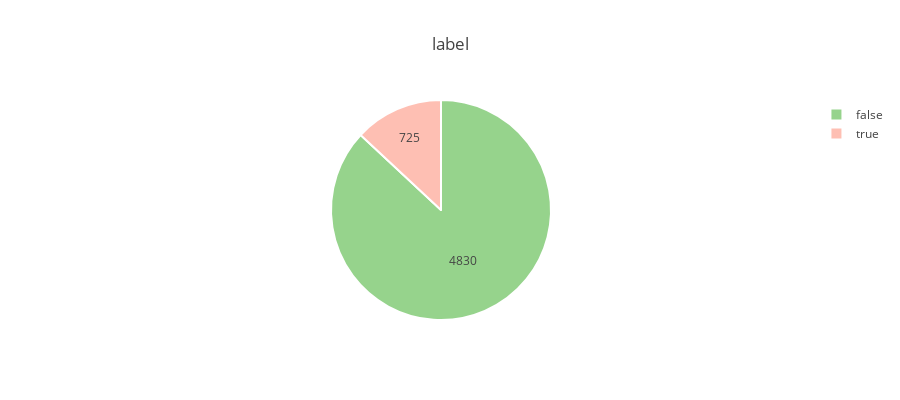

This figure's notebook cell:
### Code cell
y = df['label'].astype('uint8')
utils.exploreCat(df, 'label')

### Figure 1 — Plotly figure (JSON) as saved in the notebook; plotly's stock layout.template omitted (floating-point values rounded to 4 significant figures)
{"data": [{"hoverinfo": "all", "labels": [false, true], "marker": {"colors": ["#96D38C", "#FEBFB3"], "line": {"color": "#fff", "width": 2}}, "textfont": {"size": 12}, "textinfo": "value", "type": "pie", "uid": "cacf55fa-ac79-11e8-942b-6c40089fb510", "values": [4830, 725]}], "layout": {"height": 400, "title": "label"}}
